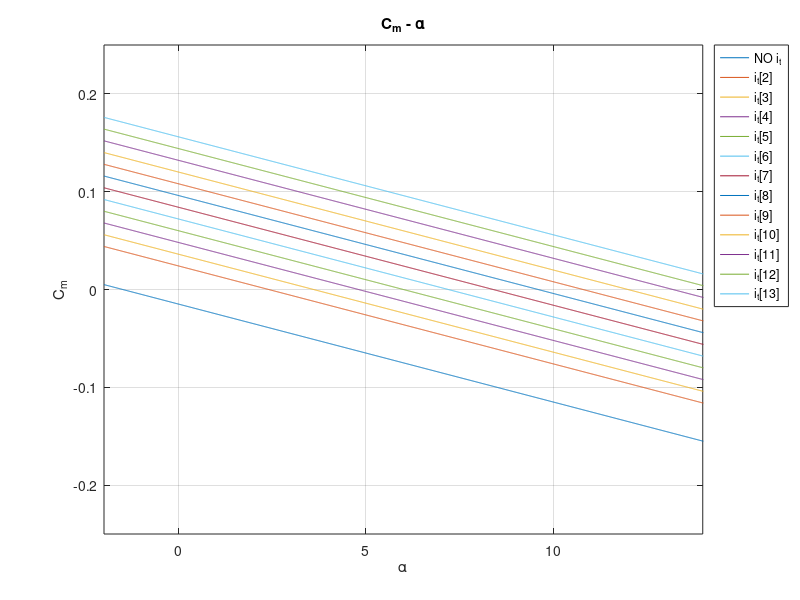

This figure's MATLAB source: (Note: this script raises an error after producing the figure.)
clc; close all;

alpha = -2:0.01:15;

figure('Name','C_{m} - \alpha', 'Position', [100, 100, 600, 800]);

no_It = -0.01 * alpha - 0.015;
plot(alpha, no_It, 'DisplayName', 'NO i_{t}');

hold on

for alpha_It = 2:1:13
    It = 0.75 + 0.6 * alpha_It;
    Cm = -0.01 * alpha + 0.02 * It - 0.015;
    plot(alpha, Cm, 'DisplayName', sprintf('i_{t}[%d]', alpha_It));
end

legend('Location', 'northeastoutside');
xlim([-2, 14]);
ylim([-0.25, 0.25]);
grid on;
title('C_{m} - \alpha');
xlabel('\alpha');
ylabel('C_{m}');
grid on;

It_table = array2table(It_values', 'VariableNames', {'It Values'});
disp(It_table);
